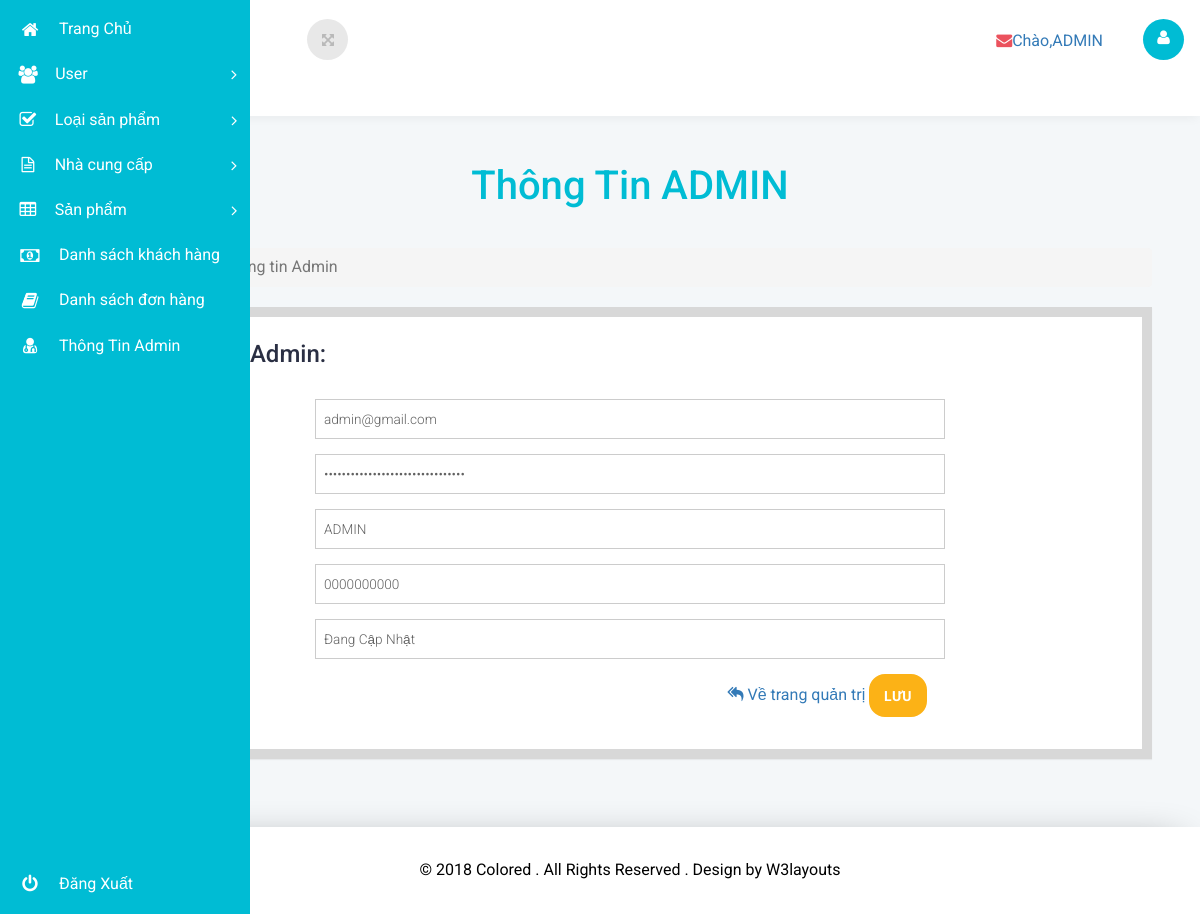
Screenshot of /admin/thong_tin_admin.php (signed in) with the database file from the repository.
### tables this page shows
CREATE TABLE IF NOT EXISTS `user` (
  `id` int(11) NOT NULL AUTO_INCREMENT,
  `email` varchar(300) NOT NULL,
  `password` varchar(300) NOT NULL,
  `ten_day_du` varchar(150) NOT NULL,
  `so_dien_thoai` varchar(50) NOT NULL,
  `dia_chi` varchar(300) NOT NULL,
  `quyen` tinyint(3) NOT NULL DEFAULT '0',
  PRIMARY KEY (`id`),
  UNIQUE KEY `email` (`email`)
);

### admin/templates/layout.php (called while the page is built, shortened)
<?php include("head.php")?>
<?php include("main-menu.php")?>
<?php include("wrapper.php")?>

### admin/thong_tin_admin.php (called while the page is built, shortened)
<?php
include("models/m_user.php");
$m_user=new M_user();
$user=$m_user->Doc_user_theo_id($_SESSION['admin']['id']);
include("templates/layout.php");
?>

### admin/models/m_user.php (called while the page is built, shortened)
<?php
class M_user
{
	private $conn="";
	public function __construct()
	{
		$server_username = "root";
		$server_password = "";
		$server_host = "localhost";
		$database = 'thuc_pham_chuc_nang';
		$this->conn = mysqli_connect($server_host,$server_username,$server_password,$database) or die("không thể kết nối tới database");
		mysqli_query($this->conn,"SET NAMES 'UTF8'");
	}
	public function Doc_user_theo_id($id)
	{
		$sql="SELECT * FROM user ";
		$sql.="WHERE id='$id'";
		$result = mysqli_query($this->conn,$sql);
		return mysqli_fetch_all($result,MYSQLI_ASSOC);
	}
}
?>

### admin/views/admin_user/v_thong_tin_admin.php (the view)
<div class="main-grid">
			<div class="agile-grids">
				<div class="grids">
					<div class="progressbar-heading grids-heading">
						<h2>Thông Tin ADMIN</h2>
					</div>
                    <ol class="breadcrumb">
									<li><a href="index_quan_tri.php">Trang Chủ</a></li>
									<li class="active">Thông tin Admin</li>
								</ol>
					<div class="panel panel-widget forms-panel">
						<div class="progressbar-heading general-heading">
							<h4>Thông tin Admin:</h4>
						</div>
						<div class="forms">
								<div class="form-three widget-shadow">
									<form class="form-horizontal" action="#" method="post">
										<div class="form-group mb-n">
											<label for="largeinput" class="col-sm-2 control-label label-input-lg">Email</label>
											<div class="col-sm-8">
												<input type="email" value="<?php echo $user[0]['email']?>" class="form-control1 input-lg" id="largeinput" placeholder="email cần tạo" name="email"/>
											</div>
										</div>
                                        <div class="form-group mb-n">
											<label for="largeinput" class="col-sm-2 control-label label-input-lg">Password</label>
											<div class="col-sm-8">
												<input type="password" class="form-control1 input-lg" value="<?php echo $user[0]['password']?>" id="largeinput" placeholder="password" name="password"/>
											</div>
										</div>
                                        <div class="form-group mb-n">
											<label for="largeinput" class="col-sm-2 control-label label-input-lg">Họ tên</label>
											<div class="col-sm-8">
												<input type="text" class="form-control1 input-lg" id="largeinput" value="<?php echo $user[0]['ten_day_du']?>" placeholder="họ và tên" name="ho_ten"/>
											</div>
										</div>
                                        <div class="form-group mb-n">
											<label for="largeinput" class="col-sm-2 control-label label-input-lg">Số điện thoại</label>
											<div class="col-sm-8">
												<input type="text" class="form-control1 input-lg" id="largeinput" value="<?php echo $user[0]['so_dien_thoai']?>" placeholder="(+84)--------" name="so_dien_thoai"/>
											</div>
										</div>
                                        <div class="form-group mb-n">
											<label for="largeinput" class="col-sm-2 control-label label-input-lg">Địa chỉ</label>
											<div class="col-sm-8">
												<input type="text" class="form-control1 input-lg" id="largeinput" value="<?php echo $user[0]['dia_chi']?>" placeholder=" đường ,phường, quận, tp" name="dia_chi"/>
											</div>
										</div>
                                        <div class="form-group mb-n">
                                        	<div class="col-sm-7"></div>
                                        	<div class="col-sm-5">
                                            	<a href="index_quan_tri.php"><i class="fa fa-reply-all"></i> Về trang quản trị</a>
												<button type="submit" class="btn btn-default w3ls-button" name="btn_luu_tt_admin">Lưu</button>
                                            </div>
										</div>
									</form>
								</div>
						</div>
					</div>
				</div>
			</div>
		</div>

### rows the page displays
user: email "admin@gmail.com", ho_ten "ADMIN", so_dien_thoai "0000000000", dia_chi "Đang Cập Nhật"

### other values shown
$_SESSION['admin']['name'] "ADMIN"
